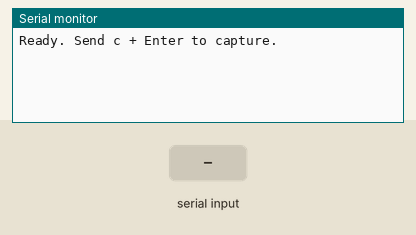
Simulated run of this sketch. Board: ESP32. On the bench: the last lines printed to the serial monitor. The inputs (shaded band) are chosen by the test bench. Storage starts empty; the camera gives no picture.

Above: at 2.7 s.
2.8 s: "c" received over Serial
At 4.0 s:
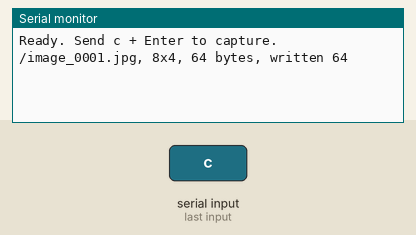
4.3 s: "C" received over Serial
At 5.5 s:
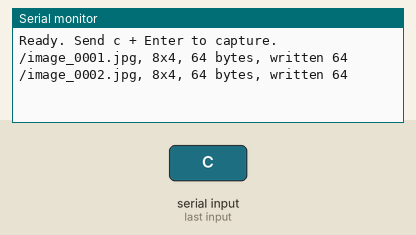

Measured:
- after the input at 2.8 s, the serial monitor: prints a new line after 0.07 s (image 1)
- after the input at 4.3 s, the serial monitor: prints a new line after 0.07 s (image 2)

The sketch:

camera_sd.ino
```cpp
/*
 * Week09 / Workbook 2: AI Thinker ESP32-CAM + OV2640 + microSD.
 * Board selection: AI Thinker ESP32-CAM; SD_MMC 1-bit mode.
 * Separate camera board (not wired directly to DevKitC V4).
 * USB-TTL upload: adapter TX->U0R, RX->U0T, GND->GND,
 * regulated 5V->5V; GPIO0->GND only while flashing.
 * Remove GPIO0 jumper, reset, then view Serial at 115200.
 * Serial 'c' captures JPEG into /image_0001.jpg, etc.
 */
#include <Arduino.h>
#include "esp_camera.h"
#include "FS.h"
#include "SD_MMC.h"

#define PWDN_GPIO_NUM 32
#define RESET_GPIO_NUM -1
#define XCLK_GPIO_NUM 0
#define SIOD_GPIO_NUM 26
#define SIOC_GPIO_NUM 27
#define Y9_GPIO_NUM 35
#define Y8_GPIO_NUM 34
#define Y7_GPIO_NUM 39
#define Y6_GPIO_NUM 36
#define Y5_GPIO_NUM 21
#define Y4_GPIO_NUM 19
#define Y3_GPIO_NUM 18
#define Y2_GPIO_NUM 5
#define VSYNC_GPIO_NUM 25
#define HREF_GPIO_NUM 23
#define PCLK_GPIO_NUM 22

uint32_t imageCounter = 0;
bool cameraAndSdReady = false;

bool initCamera() {
  camera_config_t config = {};
  config.ledc_channel = LEDC_CHANNEL_0;
  config.ledc_timer = LEDC_TIMER_0;
  config.pin_d0 = Y2_GPIO_NUM;
  config.pin_d1 = Y3_GPIO_NUM;
  config.pin_d2 = Y4_GPIO_NUM;
  config.pin_d3 = Y5_GPIO_NUM;
  config.pin_d4 = Y6_GPIO_NUM;
  config.pin_d5 = Y7_GPIO_NUM;
  config.pin_d6 = Y8_GPIO_NUM;
  config.pin_d7 = Y9_GPIO_NUM;
  config.pin_xclk = XCLK_GPIO_NUM;
  config.pin_pclk = PCLK_GPIO_NUM;
  config.pin_vsync = VSYNC_GPIO_NUM;
  config.pin_href = HREF_GPIO_NUM;
  config.pin_sccb_sda = SIOD_GPIO_NUM;
  config.pin_sccb_scl = SIOC_GPIO_NUM;
  config.pin_pwdn = PWDN_GPIO_NUM;
  config.pin_reset = RESET_GPIO_NUM;
  config.xclk_freq_hz = 20000000;
  config.pixel_format = PIXFORMAT_JPEG;
  config.frame_size = FRAMESIZE_QVGA;  // 320x240
  config.jpeg_quality = 12;
  config.fb_count = 1;
  config.fb_location = CAMERA_FB_IN_DRAM;
  config.grab_mode = CAMERA_GRAB_WHEN_EMPTY;
  return esp_camera_init(&config) == ESP_OK;
}

void captureToSd() {
  camera_fb_t *fb = esp_camera_fb_get();
  if (!fb) {
    Serial.println("Camera capture failed");
    return;
  }

  char filename[32];
  snprintf(filename, sizeof(filename), "/image_%04lu.jpg",
           (unsigned long)++imageCounter);
  File file = SD_MMC.open(filename, FILE_WRITE);
  if (!file) {
    Serial.println("SD file open failed");
    esp_camera_fb_return(fb);
    return;
  }
  size_t written = file.write(fb->buf, fb->len);
  file.close();
  Serial.printf("%s, %ux%u, %u bytes, written %u\n",
                filename, (unsigned)fb->width, (unsigned)fb->height,
                (unsigned)fb->len, (unsigned)written);
  esp_camera_fb_return(fb);
}

void setup() {
  Serial.begin(115200);
  delay(1200);
  if (!initCamera()) {
    Serial.println("Camera initialization failed. Check board and camera.");
    return;
  }
  if (!SD_MMC.begin("/sdcard", true)) {
    Serial.println("SD mounting failed. Check card/FAT32.");
    return;
  }
  cameraAndSdReady = true;
  Serial.println("Ready. Send c + Enter to capture.");
}

void loop() {
  if (Serial.available()) {
    char ch = Serial.read();
    if (cameraAndSdReady && (ch == 'c' || ch == 'C')) {
      captureToSd();
    }
  }
}
```
